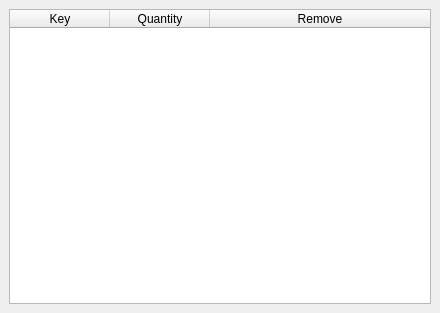
<?xml version="1.0" encoding="UTF-8"?>
<ui version="4.0">
 <class>WinDebugKeyz</class>
 <widget class="QDockWidget" name="WinDebugKeyz">
  <property name="windowModality">
   <enum>Qt::NonModal</enum>
  </property>
  <property name="geometry">
   <rect>
    <x>0</x>
    <y>0</y>
    <width>440</width>
    <height>313</height>
   </rect>
  </property>
  <property name="minimumSize">
   <size>
    <width>440</width>
    <height>240</height>
   </size>
  </property>
  <property name="features">
   <set>QDockWidget::AllDockWidgetFeatures</set>
  </property>
  <property name="windowTitle">
   <string>Debug Keyz</string>
  </property>
  <widget class="QWidget" name="centralwidget">
   <property name="sizePolicy">
    <sizepolicy hsizetype="Minimum" vsizetype="Minimum">
     <horstretch>0</horstretch>
     <verstretch>0</verstretch>
    </sizepolicy>
   </property>
   <layout class="QVBoxLayout" name="verticalLayout">
    <item>
     <widget class="QTableWidget" name="tableRecord">
      <property name="textElideMode">
       <enum>Qt::ElideRight</enum>
      </property>
      <attribute name="horizontalHeaderStretchLastSection">
       <bool>true</bool>
      </attribute>
      <attribute name="verticalHeaderStretchLastSection">
       <bool>false</bool>
      </attribute>
      <column>
       <property name="text">
        <string>Key</string>
       </property>
      </column>
      <column>
       <property name="text">
        <string>Quantity</string>
       </property>
      </column>
      <column>
       <property name="text">
        <string>Remove</string>
       </property>
      </column>
     </widget>
    </item>
   </layout>
  </widget>
 </widget>
 <resources/>
 <connections/>
</ui>
